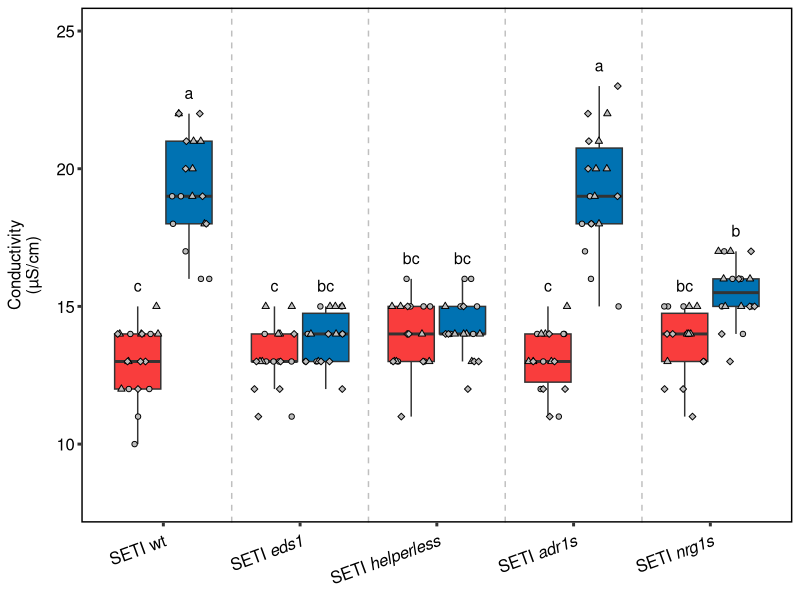
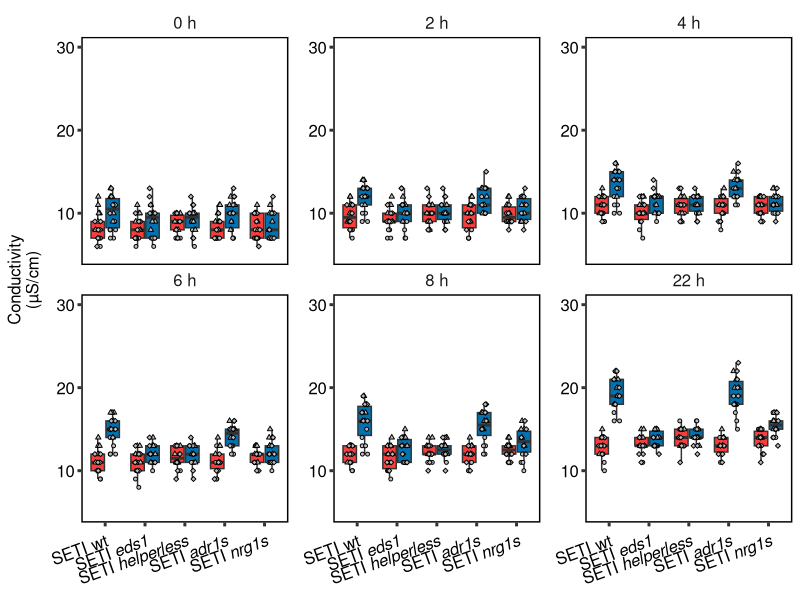
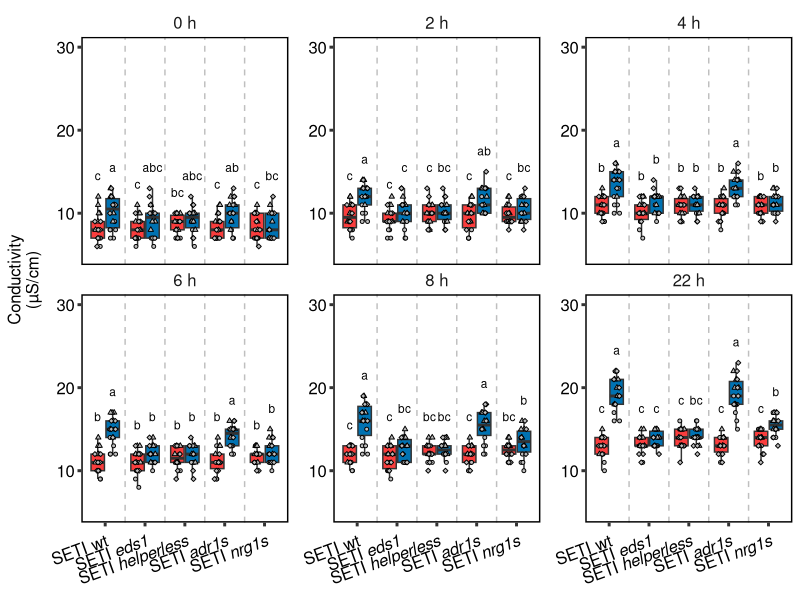

Write R code to recreate these figures, in order.
## ---- chunk 1
library("ggplot2")
library("tibble")
library("tidyr")
library("ggpubr")
library("multcompView")
## ---- chunk 2
electro_leakage <- read.csv2(file = "./Data/helper_combined.csv", header = TRUE, dec = ",", sep = ";", fileEncoding="UTF-8-BOM")
electro_leakage = electro_leakage[,1:3]
electro_leakage_2 = as_tibble(electro_leakage)
names(electro_leakage_2) = c("sample", "value", "batch")
## ---- chunk 3
el6 = separate(electro_leakage_2, "sample", sep = "_", into = c("Line_Treatment", "Time_Sample"), extra = "merge")
el7 = separate(el6, "Time_Sample", sep = "_", into = c("Time", "Sample"), extra = "merge")
el8 = unite(el7, Line_Treatment, Time, col = "Line_Treatment_Time", sep = "_")


el9 = aggregate(el8$value, list(el8$Line_Treatment_Time), mean)
sd_val = aggregate(el8$value, list(el8$Line_Treatment_Time), sd)
names(sd_val) = c("Group.1", "SD")
combine = cbind(el9, sd_val$SD)
names(combine) = c("Line_Treatment_Time", "Mean", "SD")

el10 = separate(combine, "Line_Treatment_Time", sep = "_", into = c("Line_Treatment", "Time"), extra = "merge")
el10$Time = gsub("h", "", el10$Time)
el10$Time = as.numeric(el10$Time)

el11 = el7
el11$Time = gsub("h", "", el11$Time)
el11$Time = as.numeric(el11$Time)
## ---- chunk 4

# seti_24_stats = el11[el11$Time == 24,]
# activity_treatment = aov(seti_24_stats$value ~ seti_24_stats$Line_Treatment)
# summary(aov(seti_24_stats$value ~ seti_24_stats$Line_Treatment))
# 
# Tuckey <- TukeyHSD(activity_treatment)
# test_value <- HSD.test(activity_treatment, "seti_24_stats$Line_Treatment", group = TRUE,
#                        console=TRUE)

el12 = el11[el11$Time == 24,]
el12 = separate(el11, "Line_Treatment", sep = "\\(", into = c("Line", "Treatment"), extra = "merge")

activity_treatment2 = aov(el12$value ~ factor(el12$Line)*factor(el12$Treatment) + factor(el12$batch))

summary(activity_treatment2)
Tuckey <- TukeyHSD(activity_treatment2)
test_value = multcompLetters4(activity_treatment2, Tuckey)

sig = data.frame(Line = names(test_value$`factor(el12$Line):factor(el12$Treatment)`[[1]]), sig_letter = test_value$`factor(el12$Line):factor(el12$Treatment)`[[1]])
sig$Line = factor(sig$Line,  levels = c("SETI:m)", "SETI:E)", "SETIeds1:m)", "SETIeds1:E)", "SETIhelperless:m)", "SETIhelperless:E)", 
                                        "SETIadr1:m)", "SETIadr1:E)", "SETInrg1:m)", "SETInrg1:E)"))
line_order = order(sig$Line, levels = c("SETI:m)", "SETI:E)", "SETIeds1:m)", "SETIeds1:E)", "SETIhelperless:m)", "SETIhelperless:E)", 
                                     "SETIadr1:m)", "SETIadr1:E)", "SETInrg1:m)", "SETInrg1:E)"))
sig_ordered = sig[line_order,]

print(Tuckey)
print(test_value)

## ---- chunk 5
######################## Boxplot Line Treatment separate
#################Part1
el12$Line = factor(el12$Line)
el12$Treatment = factor(el12$Treatment, levels = c("m)", "E)"))
el12$Line = sub("SETI", "SETI ", el12$Line)
el12$Line = factor(el12$Line,  levels = c("SETI ", "SETI eds1", "SETI helperless", "SETI adr1", "SETI nrg1"))
el12$shapes = rep(NA, length(el12$Line))
el12$shapes[el12$batch == "A1"] = 21
el12$shapes[el12$batch == "A2"] = 24
el12$shapes[el12$batch == "A3"] = 23

rect = tibble(xstart = c(0.0, 1.5, 2.5, 3.5, 4.5), xend = c(1.5, 2.5, 3.5, 4.5, 6.5))


dlab_theme = theme(axis.title.y = element_text(margin = margin(r = 10)), text = element_text(size=12), axis.text = element_text(size=12),
        axis.text.x = element_text(margin = margin(t = 5), size = 12, colour = "black", angle = 20, hjust=1),
        axis.text.y = element_text(color = "black"),
        axis.line = element_blank(),
        axis.ticks = element_line(size = 1),
        axis.title.x = element_blank(),
        legend.position="none", 
        legend.text= element_text(size = 12),
        #legend.title = element_text(size = 16, face = "bold"),
        panel.background = element_blank(),
        panel.spacing.x = unit(1, "lines"),
        panel.spacing.y=unit(0,"lines"),
        panel.grid =  element_blank(),
        legend.title = element_blank(),
        #panel.grid.major.y =  element_line(colour = "#999999"),
        panel.grid.minor.y =  element_blank(),
        panel.border = element_rect(fill = NA, color = "black", linewidth = 1),
        strip.background =element_rect(fill="white"),
        strip.text.x = element_text(size = 12, hjust = 0.5))

# Image size: 1182×829
plot1_4 = ggplot(el12[el12$Time == 24,], aes(y = value, x = Line))  +
  geom_boxplot(aes(fill = Treatment), outlier.shape = NA) +
  geom_jitter(mapping = aes(shape = batch, color = Treatment, group = Treatment), fill = "grey", size=1.5, position = position_jitterdodge(jitter.width = 0.6)) +
  ylim(8,25) +
  scale_fill_manual(values = c("#F93D3D",  "#0072B2"),
                    name = "Treatment", labels = c("Mock", "ETI"))  +
  scale_shape_manual(values = unique(el12$shapes)) +
  scale_color_manual(values = c("black", "black")) +
  labs(y = "Conductivity\n(µS/cm)", x = "Line") + dlab_theme +
  scale_x_discrete(breaks = c("SETI ", "SETI eds1", "SETI helperless", "SETI adr1", "SETI nrg1"), labels=c(expression("SETI wt"), expression("SETI" ~ italic("eds1")), expression("SETI" ~ italic("helperless")), expression("SETI" ~ italic("adr1s")), expression("SETI" ~ italic("nrg1s"))))

test = ggplot_build(plot1_4)

plot1_4 = plot1_4 +
  annotate(geom = "text", x = test[["data"]][[1]][["x"]], y= test[["data"]][[1]][["ymax"]] + 0.75, label = sig_ordered$sig_letter, size = 4, color = "black") +
  geom_vline(xintercept = c(1.5,2.5,3.5,4.5), linetype = "dashed", alpha = 0.25)

print(plot1_4)
## ---- chunk 6
# Plot 3 Boxplot for multiple timepoints

labeller = labeller(Time = c("0" = "0 h",
                        "2" = "2 h",
                        "4" = "4 h",
                        "6" = "6 h",
                        "8" = "8 h",
                        "22" = "22 h"))

plot1_3 = ggplot(el12[el12$Time < 24,], aes(y = value, x = Line, fill = Treatment)) +
  geom_boxplot(aes(fill = Treatment), outlier.shape = NA) +
  geom_jitter(mapping = aes(shape = batch, color = Treatment, group = Treatment), fill = "grey", size=1, position = position_jitterdodge(jitter.width = 0.3, dodge.width = 0.75 )) +
  ylim(5,30) +
  scale_fill_manual(values = c("#F93D3D",  "#0072B2"),
                    name = "Treatment", labels = c("Mock", "ETI"))  +
  scale_shape_manual(values = unique(el12$shapes)) +
  scale_color_manual(values = c("black", "black")) +
  labs(y = "Conductivity\n(µS/cm)", x = "Line") + dlab_theme +
  scale_x_discrete(breaks = c("SETI ", "SETI eds1", "SETI helperless", "SETI adr1", "SETI nrg1"), labels=c(expression("SETI wt"), expression("SETI" ~ italic("eds1")), expression("SETI" ~ italic("helperless")), expression("SETI" ~ italic("adr1s")), expression("SETI" ~ italic("nrg1s")))) +
  facet_wrap(.~Time, scales="free_y", labeller = labeller)

test1_3 = ggplot_build(plot1_3)
print(plot1_3)
## ---- chunk 7

# Statistics
stats_table = data.frame(Line_treatment = NA,
                         sig_letters = NA, timepoint = NA)
el12$batch = factor(el12$batch)
el12$Line = factor(el12$Line)
el12$Treatment = factor(el12$Treatment)

for (timepoints in unique(el12$Time[el12$Time != 24])) {
  activity_treatment = aov(el12[el12$Time == timepoints,]$value ~ el12[el12$Time == timepoints,]$Line*el12[el12$Time == timepoints,]$Treatment + el12[el12$Time == timepoints,]$batch)
  summary(activity_treatment)
  Tuckey <- TukeyHSD(activity_treatment)
  stats = multcompLetters4(activity_treatment, Tuckey)
  time = rep(timepoints, length(stats[["el12[el12$Time == timepoints, ]$Line:el12[el12$Time == timepoints, ]$Treatment"]][[1]]))
  line_treatment = names(stats[["el12[el12$Time == timepoints, ]$Line:el12[el12$Time == timepoints, ]$Treatment"]][[1]])
  sig_letters = stats[["el12[el12$Time == timepoints, ]$Line:el12[el12$Time == timepoints, ]$Treatment"]][[1]]
  
print("--------------------------------------------------------------------------------------")
print(timepoints)
print(summary(activity_treatment))
print(Tuckey)
print(stats)
print("--------------------------------------------------------------------------------------")
  
  help_table = data.frame(Line_treatment = line_treatment,
                          sig_letters = sig_letters, timepoint = time)
  stats_table = rbind(stats_table, help_table)
  stats_table = na.omit(stats_table)
}


stats_table$Line_treatment = factor(stats_table$Line_treatment, levels = c("SETI :m)", "SETI :E)", "SETI eds1:m)", "SETI eds1:E)",
                                                                           "SETI helperless:m)", "SETI helperless:E)", "SETI adr1:m)", "SETI adr1:E)",
                                                                           "SETI nrg1:m)", "SETI nrg1:E)"))

line_treatment_order = order(factor(stats_table$Line_treatment))
stats_table_1 = stats_table[line_treatment_order,]
stats_table_2 = stats_table_1[order(stats_table_1$timepoint),]

## ---- chunk 8
plot1_4 = plot1_3 +
  geom_text(data = tibble(test = 1:10), x = test1_3[["data"]][[1]][["x"]], y = test1_3[["data"]][[1]][["ymax"]] + 2.5, label = stats_table_2$sig_letters, size = 3, color = "black", inherit.aes = FALSE) +
  geom_vline(xintercept = c(1.5,2.5,3.5,4.5), linetype = "dashed", alpha = 0.25)
print(plot1_4)
